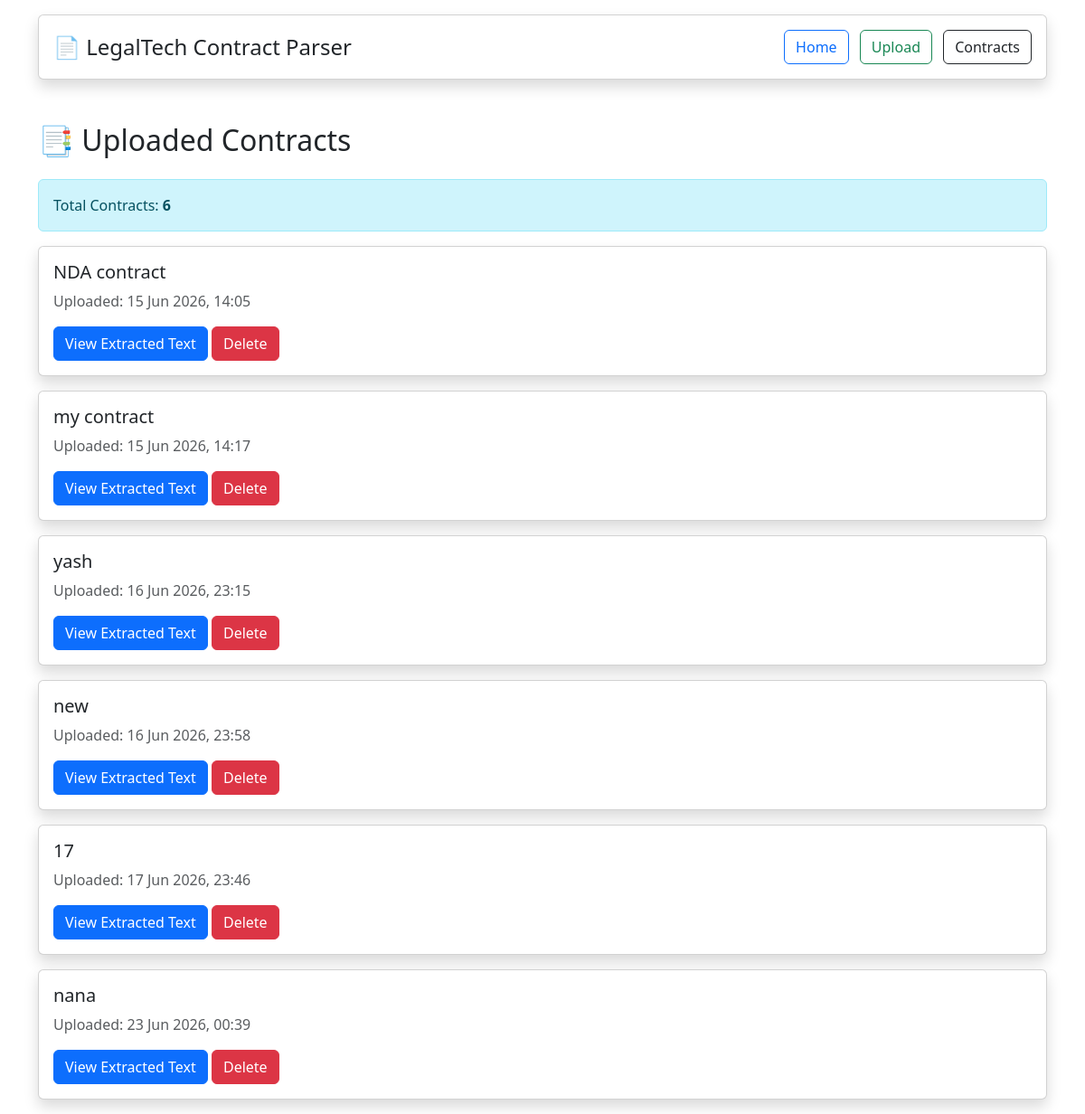
Before: /contracts/ with the older database file.
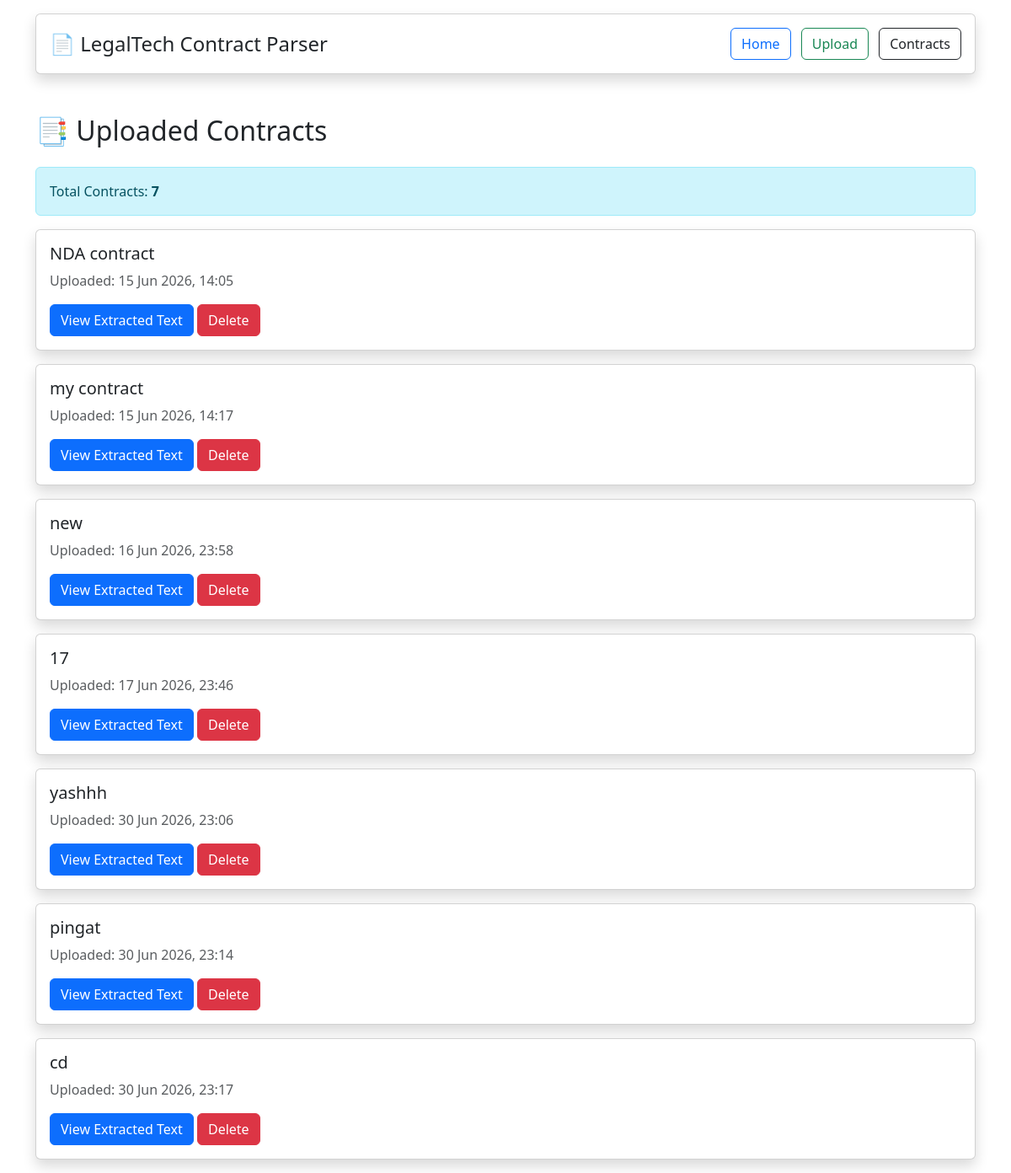
After: the same page with the newer database file.
### contracts/models.py (models this page shows, shortened)
class Contract(models.Model):
    title = models.CharField(max_length=255)
    uploaded_file = models.FileField(upload_to='contracts/')
    extracted_text = models.TextField(blank=True)
    uploaded_at = models.DateTimeField(auto_now_add=True)

### contracts/views.py (the view)
def contract_list(request):
    contracts = Contract.objects.all()
    return render(
        request,
        'contracts/contract_list.html',
        {
            'contracts': contracts
        }
    )

### contracts/Templates/contracts/contract_list.html (shortened to what this page needs)
<!DOCTYPE html>
<html>
<head>
    <link href="https://cdn.jsdelivr.net/npm/bootstrap@5.3.3/dist/css/bootstrap.min.css" rel="stylesheet">
</head>
<body>
{% include 'contracts/navbar.html' %}
<div class="container mt-5">
    <h2 class="mb-4">
        📑 Uploaded Contracts
    </h2>
    <div class="alert alert-info">
        Total Contracts:
        <strong>{{ contracts.count }}</strong>
    </div>
    {% if contracts %}
        {% for contract in contracts %}
            <div class="card shadow mb-3">
                <div class="card-body">
                    <h5 class="card-title">
                        {{ contract.title }}
                    </h5>
                    <p class="text-muted">
                        Uploaded:
                        {{ contract.uploaded_at|date:"d M Y, H:i" }}
                    </p>
                    <a href="{% url 'contract_detail' contract.id %}"
                       class="btn btn-primary">
                        View Extracted Text
                    </a>
                    <a href="{% url 'delete_contract' contract.id %}"
                       class="btn btn-danger"
                       onclick="return confirm('Are you sure you want to delete this contract?');">
                        Delete
                    </a>
                </div>
            </div>
        {% endfor %}
    {% else %}
        <div class="alert alert-warning">
            No contracts uploaded yet.
        </div>
    {% endif %}
</div>
</body>
</html>

### contracts/Templates/contracts/navbar.html
<div class="container mt-3">
    <div class="card shadow">
        <div class="card-body">
            <div class="d-flex justify-content-between align-items-center">
                <h4 class="mb-0">
                    📄 LegalTech Contract Parser
                </h4>
                <div>
                    <a href="/" class="btn btn-outline-primary me-2">
                        Home
                    </a>
                    <a href="/upload/" class="btn btn-outline-success me-2">
                        Upload
                    </a>
                    <a href="/contracts/" class="btn btn-outline-dark">
                        Contracts
                    </a>
                </div>
            </div>
        </div>
    </div>
</div>

Changed rows visible on the page:
removed Contract: title "yash", uploaded_at "16 Jun 2026, 23:15"
removed Contract: title "nana", uploaded_at "23 Jun 2026, 00:39"
added Contract: title "yashhh", uploaded_at "30 Jun 2026, 23:06"
added Contract: title "pingat", uploaded_at "30 Jun 2026, 23:14"
added Contract: title "cd", uploaded_at "30 Jun 2026, 23:17"
Other visible differences:
{{ contracts.count }}: "6" → "7"
